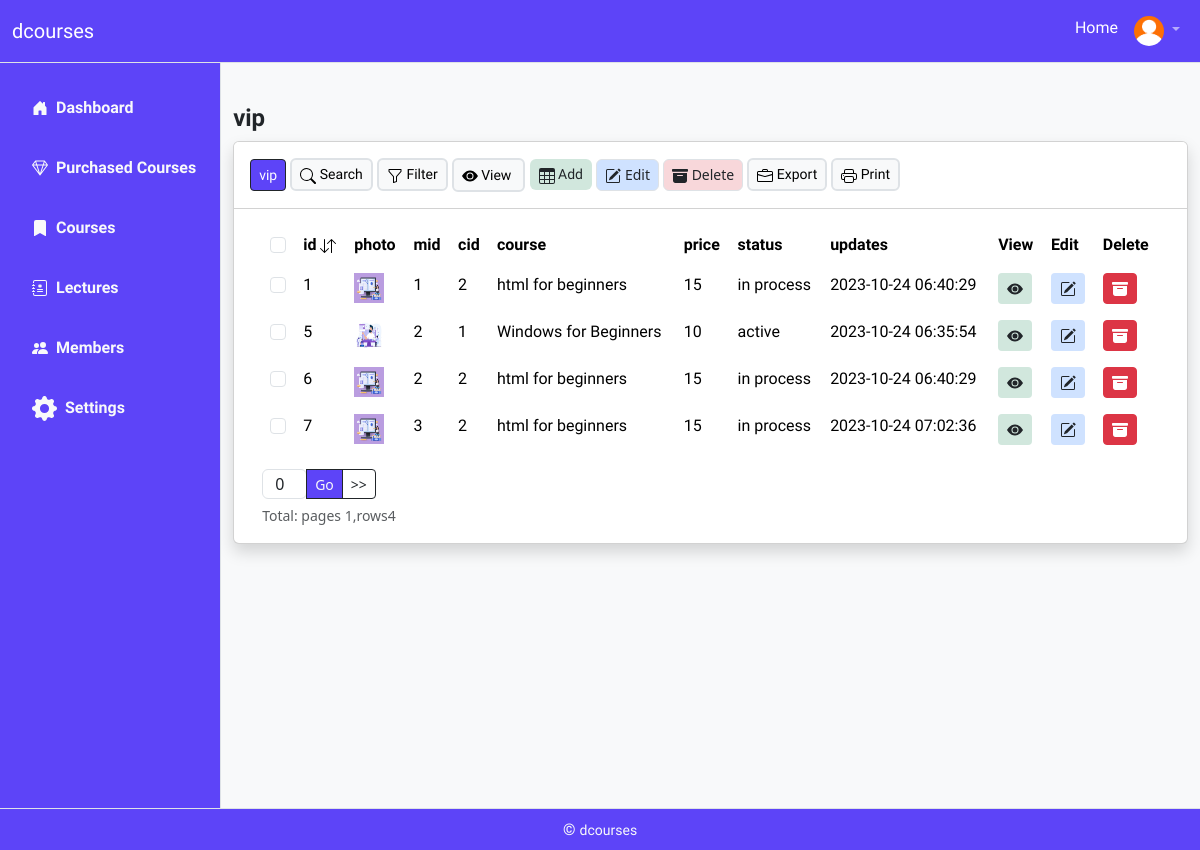
Page /assets/vip.php (signed in) on the committed database.
### tables this page shows
CREATE TABLE `settings` (
  `id` int(11) UNSIGNED NOT NULL,
  `option` varchar(50) NOT NULL,
  `features` varchar(50) NOT NULL,
  `action` varchar(11) NOT NULL,
  `updates` timestamp NOT NULL DEFAULT current_timestamp() ON UPDATE current_timestamp()
);

CREATE TABLE `member` (
  `id` int(11) UNSIGNED NOT NULL,
  `photo` varchar(100) NOT NULL,
  `name` varchar(50) NOT NULL,
  `email` varchar(50) NOT NULL,
  `password` varchar(200) NOT NULL,
  `reset` varchar(200) NOT NULL,
  `updates` timestamp NOT NULL DEFAULT current_timestamp() ON UPDATE current_timestamp()
);

CREATE TABLE `vip` (
  `id` int(11) NOT NULL,
  `photo` varchar(100) NOT NULL,
  `mid` varchar(100) NOT NULL,
  `cid` varchar(100) NOT NULL,
  `course` varchar(100) NOT NULL,
  `price` varchar(100) NOT NULL,
  `status` varchar(100) NOT NULL,
  `updates` timestamp NOT NULL DEFAULT current_timestamp() ON UPDATE current_timestamp()
);

### assets/include/code.php (the view, shortened to what the rows shown need)
<section class="">
      <?php
      $stmt = $db->query("DESCRIBE ". $ctable);
      $stmt->execute();
      $tablecol = $stmt->fetchAll(PDO::FETCH_ASSOC);
          if (isset($_POST["limit"]) or isset($_GET["limit"])) {
        if (!empty($_POST["limit"])) {
              $per_page = $_POST["limit"];
          }
            if (!empty($_GET["limit"])) {
            $per_page = $_GET["limit"];
            }
        }else{
      $per_page = 10;
        }
      if (isset($_GET["asds"])) {
      $asds = $_GET["asds"];
      }else{
      $asds = "ASC";
      }
      if (isset($_POST["gosubmit"])) {
      header("Location: ".$ctable.".php?start=".$_POST["go"]);
        ob_end();
      }else{
      $start = 0;
      }
            if (isset($_POST["search_submit"]) or !empty($_GET["page"])) {
        if (isset($_POST["usearch"])) {
              $usearch = $_POST["usearch"];
              $scol = $_POST["scol"];
            }
              if (!empty($_GET["page"])) {
                $usearch = $_GET["page"];
                $scol = $_GET["scol"];
              }
              $q = "SELECT * FROM $ctable WHERE $scol like  '$usearch'  ORDER BY id $asds LIMIT   $start, $per_page ";
            }else{
              $usearch = "";
              $scol = "";
              if ($_SESSION['activeuser'] != 1) {
                $mid = $_SESSION['activeuser'];
                $q = "SELECT * FROM $ctable where mid = '$mid' ORDER BY id $asds LIMIT $start, $per_page ";
              }else{
                $q = "SELECT * FROM $ctable ORDER BY id $asds LIMIT $start, $per_page ";
              }
            }
        $query = $db->prepare($q);
        $query->execute();
        if($query->rowCount() > 0){
            $result = $query->fetchAll(PDO::FETCH_ASSOC);
        }else{
          $result = "";
        }
    $fstmt = $db->prepare("SELECT * FROM settings where option = '$ctable' and features = 'sview' ");
    $fstmt->execute();
    $fsview=$fstmt->fetch(PDO::FETCH_ASSOC);
    $fstmt = $db->prepare("SELECT * FROM settings where option = '$ctable' and features = 'sedit' ");
    $fstmt->execute();
    $fsedit=$fstmt->fetch(PDO::FETCH_ASSOC);
    $fstmt = $db->prepare("SELECT * FROM settings where option = '$ctable' and features = 'sdelete' ");
    $fstmt->execute();
    $fsdelete=$fstmt->fetch(PDO::FETCH_ASSOC);
    $fstmt = $db->prepare("SELECT * FROM settings where option = '$ctable' and features = 'checkbox' ");
    $fstmt->execute();
    $fcheckbox=$fstmt->fetch(PDO::FETCH_ASSOC);
    ?>
      <div class="card shadow mb-4">
      <div class="card-body">
      <div class="responsive">
      <div class="container-fluid ">
      <?php
      if (!empty($result)) {
    ?>
        <div class="table-responsive">
                <table class="table table-borderless table-hover">
                    <thead class="bg-light mb-2">
                      <th <?php if ($fcheckbox['action'] ?? null  == 'hide' and $_SESSION['activeuser'] != 1 and $_SESSION['activeuser'] != 1 ) { echo 'hidden'; } ?>>
                       <input data-bs-toggle="tooltip" data-bs-placement="bottom"  title="Select All" class="form-check-input" type="checkbox" name="select-all" onclick="toggle(this);" /></th>
      <?php
      foreach($tablecol as $col){
      $ffield = $col["Field"];
            $fstmt = $db->prepare("SELECT * FROM settings where option = '$ctable' and features = '$ffield' ");
            $fstmt->execute();
            $hresult=$fstmt->fetch(PDO::FETCH_ASSOC);
      if ($hresult['action'] ?? null  == 'hide' and $_SESSION['activeuser'] != 1 and $_SESSION['activeuser'] != 1) {
      }else{
      if ($col["Field"] == "id" ) {
      ?>
      <th><?php echo $col["Field"]; ?> <a data-bs-toggle="tooltip" data-bs-placement="bottom"  title="Sort by ACS and DESC" href="<?php echo $ctable; ?>.php?asds=<?php if($asds=="ASC"){ echo "DESC";}else{ echo "ASC"; } ?>&page=<?php echo $usearch; ?>&scol=<?php echo $scol; ?>"></a>
      </th>
      <?php
      }else{
      ?>
                    <th><?php echo $col["Field"]; ?></th>
      <?php
        }}}
      ?>
                    <th <?php if ($fsview['action'] ?? null  == 'hide' and $_SESSION['activeuser'] != 1 and $_SESSION['activeuser'] != 1) { echo 'hidden'; } ?>>View</th>
                    <th <?php if ($fsedit['action'] ?? null  == 'hide' and $_SESSION['activeuser'] != 1 and $_SESSION['activeuser'] != 1) { echo 'hidden'; } ?>>Edit</th>
                    <th <?php if ($fsdelete['action'] ?? null  == 'hide' and $_SESSION['activeuser'] != 1 and $_SESSION['activeuser'] != 1) { echo 'hidden'; } ?>>Delete</th>
                    </thead>
                    <tbody>
                    <?php
                        foreach($result as $data) {
                          $id = $data["id"];
                            echo "<tr class='text-secondary text-sm'>";
                          ?>
      <td   <?php if ($fcheckbox['action'] ?? null  == 'hide' and $_SESSION['activeuser'] != 1 and $_SESSION['activeuser'] != 1) { echo 'hidden'; } ?>>
          <input class="form-check-input" type="checkbox" name="check[]" id="checkbox-<?php echo $id; ?>" value="<?php echo  $id; ?>"> </td>
                          <?php
                          foreach($tablecol as $col){
                            $ffield = $col["Field"];
                                  $fstmt = $db->prepare("SELECT * FROM settings
                                    where option = '$ctable' and features = '$ffield' ");
                                  $fstmt->execute();
                                  $hresult=$fstmt->fetch(PDO::FETCH_ASSOC);
                            if($hresult['action'] ?? null == 'hide' and $_SESSION['activeuser'] != 1 and $_SESSION['activeuser'] != 1) {
                            }else{
                            if ($col["Field"] == "photo" || $col["Field"] == "image" || $col["Field"] == "img" || $col["Field"] == "Photo" || $col["Field"] == "Image") {
                            ?>
                            <td>
                          <?php
                                              if (file_exists($data[$col["Field"]]) and str_contains($data[$col["Field"]], 'png') || file_exists($data[$col["Field"]]) and str_contains($data[$col["Field"]], 'jpg')) {
                          ?>
                          <a target="_blank" class="" href="<?php echo $data[$col["Field"]] ?>">
                          <img  width='30' height='30' class='img myimg' src="<?php echo $data[$col["Field"]]; ?>"></a>
                          <?php
                          }else{
                            ?>
                            <a target="_blank" class="" href="<?php echo $data[$col["Field"]] ?>">
                            <img  width='30' height='30' class='img myimg' src="img/photo.png"></a>
                            <?php
                          }
                          ?>
                            </td>
            <?php
                            }elseif($col["Field"] != "photo" || $col["Field"] != "image" || $col["Field"] != "img") {
                                            echo "<td class=''>".$data[$col["Field"]]."</td>";
                            }}}
                            ?>
                            <td <?php if ($fsview['action'] ?? null  == 'hide' and $_SESSION['activeuser'] != 1 and $_SESSION['activeuser'] != 1) { echo 'hidden'; } ?>> <a  data-bs-toggle="tooltip"
                             data-bs-placement="bottom"  title="View Record" class="btn bg-success-subtle btn-sm" href="<?php echo $ctable; ?>.php?v=view&vid=<?php echo $id; ?>">
                            <svg xmlns="http://www.w3.org/2000/svg" width="16" height="16" fill="currentColor" class="bi bi-eye-fill" viewBox="0 0 16 16">
                              <path d="M10.5 8a2.5 2.5 0 1 1-5 0 2.5 2.5 0 0 1 5 0z"/>
                              <path d="M0 8s3-5.5 8-5.5S16 8 16 8s-3 5.5-8 5.5S0 8 0 8zm8 3.5a3.5 3.5 0 1 0 0-7 3.5 3.5 0 0 0 0 7z"/>
                            </svg>
                            </a></td>
                            <td <?php if ($fsedit['action'] ?? null  == 'hide' and $_SESSION['activeuser'] != 1 and $_SESSION['activeuser'] != 1) { echo 'hidden'; } ?>> <a data-bs-toggle="tooltip" data-bs-placement="bottom"  title="Update row" class="btn bg-primary-subtle btn-sm" href="<?php echo $ctable; ?>.php?e=edit&eid=<?php echo $id; ?>">
                              </a>
                            </td>
        <td <?php if ($fsdelete['action'] ?? null  == 'hide' and $_SESSION['activeuser'] != 1 and $_SESSION['activeuser'] != 1) { echo 'hidden'; } ?>> <a data-bs-toggle="tooltip" data-bs-placement="bottom"  title="Delete row" onclick="return confirm('Are you sure? You want to delete')" class="btn btn-danger btn-sm"
                                onclick="return confirm("Are you sure? You want to delete")"
                                class="text-danger" href="<?php echo $ctable; ?>.php?d=delete&did=<?php echo $id; ?>">
                                </a></td>
                            <?php
                            echo "</tr>";
                            }
                            ?>
      </tbody>
      </table>
                          </div>
                            <?php
                          }
                    ?>
         </div>
</section>

### assets/nav.php (shortened to what the rows shown need)
<?php
$navstmt = $db->prepare("SELECT * FROM settings where option = 'settings' and features = 'header' ");
$navstmt->execute();
$brand=$navstmt->fetch(PDO::FETCH_ASSOC);
?>
<nav class="navbar navbar-dark ccolor  px-0  border-bottom navbar-expand-lg navbar-expand-md fixed-top ">
        <div class="container-fluid">
            <div class="btn-group">
                <a class="navbar-brand" href="../index.php"><?php echo $brand['action']; ?></a>
            </div>
            <div class="offcanvas offcanvas-end bg-dark" tabindex="-1" id="offcanvasNavbar" aria-labelledby="offcanvasNavbarLabel">
                <div class="offcanvas-body">
                    <ul class="navbar-nav justify-content-end flex-grow-1 pe-0">
                        <li class="nav-item dropdown me-0">
                            <?php
                            if (isset($_SESSION['activeuser'])) {
                                $imgid = $_SESSION['activeuser'];
                                $imgstmt = $db->prepare("SELECT * FROM member where id = '$imgid' ");
                                $imgstmt->execute();
                                $imgrow=$imgstmt->fetch(PDO::FETCH_ASSOC);
                                ?>
                                <a class="nav-link dropdown-toggle" href="#" role="button" data-bs-toggle="dropdown" aria-expanded="false">
                                <img src="<?php echo $imgrow['photo']; ?>" alt="user" width="30" height="30" class="rounded-circle">
                                </a>
                                <?php
                            }else{
                            ?>
                            <a class="nav-link dropdown-toggle" href="#" role="button" data-bs-toggle="dropdown" aria-expanded="false">
                                <img src="img/user.png" alt="user" width="30" height="30" class="rounded-circle">
                            </a>
                            <?php
                            }
                            ?>
                            </li>
                    </ul>
                </div>
            </div>
        </div>
    </nav>

### assets/footer.php (shortened to what the rows shown need)
<footer class="row px-0 mt-auto  border-top py-2 ccolor mb-0">
      <div class="col text-center text-light">
          <span class="small ">
              <a class="text-light text-decoration-none" href="../index.php"><?php echo $brand['action']; ?></a>
          </span>
      </div>
  </footer>

### rows in the picture
settings: action "dcourses"
member: photo (placeholder picture)
vip: Field "1", Field "2", Field "html for beginners", Field "15", Field "in process", Field "2023-10-24 06:40:29"
vip: Field "5", Field "2", Field "1", Field "Windows for Beginners", Field "10", Field "active", Field "2023-10-24 06:35:54"
vip: Field "6", Field "2", Field "html for beginners", Field "15", Field "in process", Field "2023-10-24 06:40:29"
vip: Field "7", Field "3", Field "2", Field "html for beginners", Field "15", Field "in process", Field "2023-10-24 07:02:36"

### other values in the picture
$filename "vip"
$col["Field"] "id"
$col["Field"] "photo"
$col["Field"] "mid"
$col["Field"] "cid"
$col["Field"] "course"
$col["Field"] "price"
$col["Field"] "status"
$col["Field"] "updates"
$paginations "1"
$count "4"
